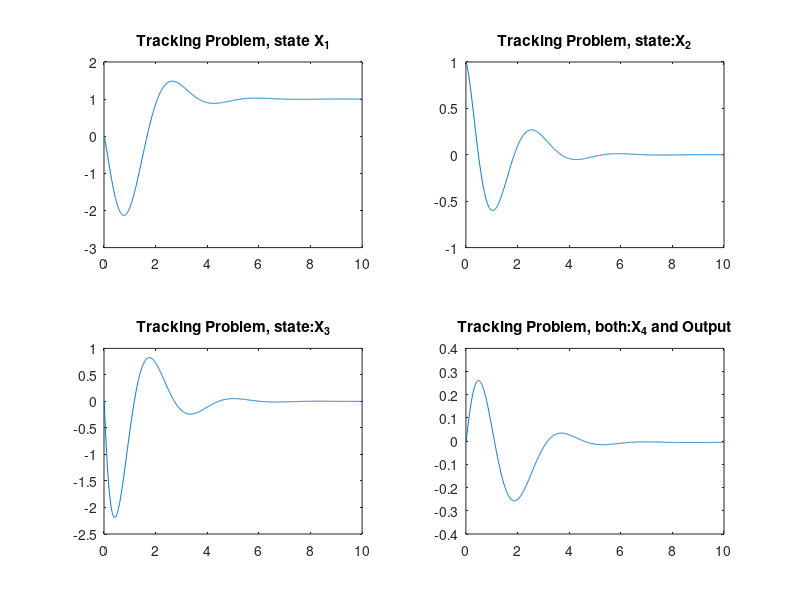
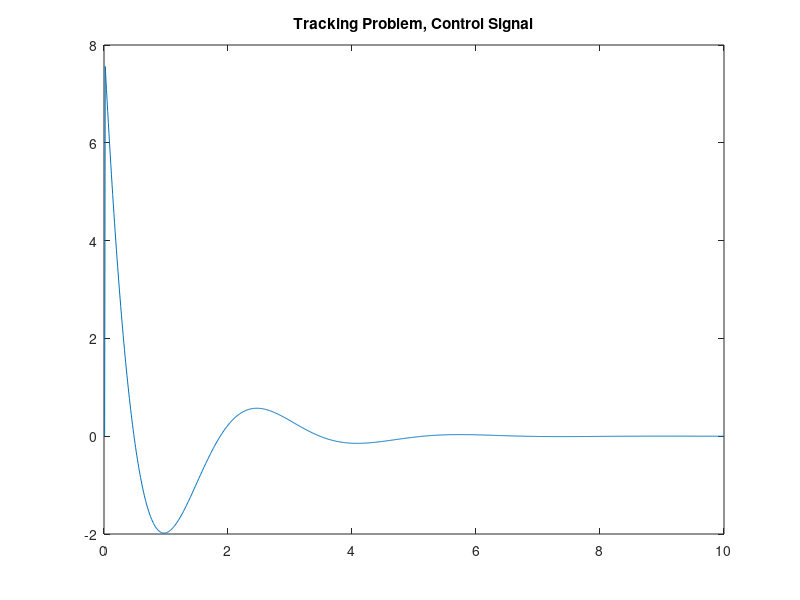

MATLAB code to generate these figures, in order:
clear all
%----- PARAMETERS DEFINITION -----
a11=-0.0507;
a12=-3.861;
a21=-0.00117;
a22=-0.5164;
a31=-0.000129;
a32=1.4168;
a33=-0.4932;
b1=0;
b2=-0.0717;
b3=-1.645;
g=9.81;
%----- OPEN-LOOP SYSTEM: X_dot=AX+BU ----
A=[a11 a12 0 -g;a21 a22 1 0;a31 a31 a33 0;0 1 0 0];
B=[b1;b2;b3;0];
%----- OPEN-LOOP ANALYSIS ----------------
openloop_eigenvalues=eig(A)
controlability_rank=rank(ctrb(A,B))
%----- STATE FEEDBACK DESIGN ------------
P=[-0.9+1.9i -0.9-1.9i -1.8+0.6i -1.8-.6i];
% Desired Closed-Loop Ploes
K=acker(A,B,P); % State-Feedback Gain
%--------------------------------------------
%----- SIMULATION OF REGULATION PROBLEM -----
%--------------------------------------------
t=.01:.01:10; % simulation time
[rt,ct]=size(t);
x(:,1)=[0;1;0;0]; % initial condition
for k=2:ct
u(k)=-K*x(:,k-1);
% x(:,k)=x(:,k-1)+.01*(A*x(:,k-1)+B*u(k));
x(:,k)=x(:,k-1)+1*(A*x(:,k-1)+B*u(k));
end
%~~~~~ PLOTTING STATES ~~~~~
subplot(2,2,1);plot(t,x(1,:));
title('Regulation Problem, state:X_1');
subplot(2,2,2);plot(t,x(2,:));
title('Regulation Problem, state:X_2');
subplot(2,2,3);plot(t,x(3,:));
title('Regulation Problem, state:X_3');
subplot(2,2,4);plot(t,x(4,:));
title('Regulation Problem, state:X_4');
%~~~~~ PLOTTING CONTROL SIGNAL ~~~~
figure;plot(t,u);
title('Regulation Problem, Control Signal (u)');
%*****************************
%----------------------------------------------
%------ SIMULATION OF TRACKING PROBLEM --------
%----------------------------------------------
C=[1 0 0 0]; % selecting 'teta' as system output
D=0;
CL_sys=ss(A-B*K,B,C-D*K,D); % Closed-Loop System
CL_gain=dcgain(CL_sys);
% DC-Gain of closed-loop system
K_r=inv(CL_gain); % control signal: u=-K*x+K_r*yd
yd=1; % desired value for output (teta)
%~~~ SIMULATION ~~~
x(:,1)=[0;1;0;0]; % initial condition
for k=2:ct
u(k)=-K*x(:,k-1)+K_r*yd;
x(:,k)=x(:,k-1)+.01*(A*x(:,k-1)+B*u(k));
end
%~~~~~ PLOTTING STATES ~~~~~
figure;subplot(2,2,1);plot(t,x(1,:));
title('Tracking Problem, state X_1');
subplot(2,2,2);plot(t,x(2,:));
title('Tracking Problem, state:X_2');
subplot(2,2,3);plot(t,x(3,:));
title('Tracking Problem, state:X_3');
subplot(2,2,4);plot(t,x(4,:));
title('Tracking Problem, both:X_4 and Output');
%~~~~~ PLOTTING CONTROL SIGNAL ~~~~
figure;plot(t,u);
title('Tracking Problem, Control Signal');